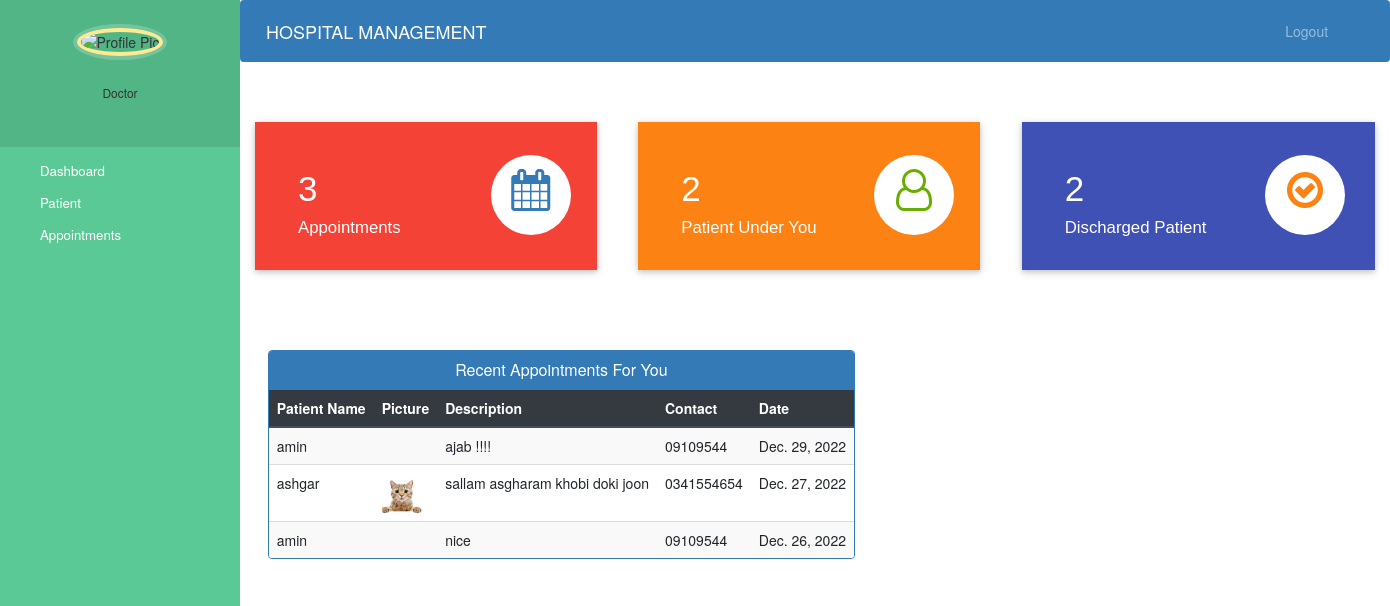
The app's page /Django-Hospital/Doctor-Dashboard (signed in) with its own data.
### hospital/models.py (models this page shows, shortened)
class AppointmentModel(models.Model):
    patient_name = models.CharField(max_length=255, null=True)
    doctor_name = models.CharField(max_length=255, null=True)
    patient_pass = models.CharField(max_length=255, null=True)
    doctor_pass = models.CharField(max_length=255, null=True)
    description = models.TextField(null=True)
    date = models.DateField()
    status = models.BooleanField(default=False)

class PatientModel(models.Model):
    patient_name = models.CharField(max_length=255)
    password = models.CharField(max_length=255, default="")
    email = models.EmailField(default="")
    doctor = models.ForeignKey(
        DoctorModel, on_delete=models.CASCADE, default="", null=True)
    profile_pic = models.ImageField(
        upload_to='upload/Patinet_Profile', null=True, blank=True)
    address = models.CharField(max_length=40)
    mobile = models.CharField(max_length=20, null=False)
    symptoms = models.CharField(max_length=100, null=False)
    is_accepted = models.BooleanField(default=False)
    is_discharged = models.BooleanField(default=False)

### hospital/views.py (the view)
# urls.py: path("Doctor-Dashboard", views.doctor_dashboard, name='doctor_dashboard'),
def doctor_dashboard(request):
    loged_doctor_id = request.session.get("loged_Doctor_id")
    loged_doctor = DoctorModel.objects.get(id=loged_doctor_id)
    contex = {
        'appointment': len(AppointmentModel.objects.filter(doctor_name=loged_doctor.Doct_name, doctor_pass=loged_doctor.password)),
        'patients': PatientModel.objects.filter(doctor__Doct_name=loged_doctor.Doct_name).count(),
        'discharged_count': DischargePatientModel.objects.filter(assigned_doctor_id=loged_doctor_id).count()
    }
    recent_appointment = AppointmentModel.objects.filter(
        doctor_name=loged_doctor.Doct_name, doctor_pass=loged_doctor.password).order_by('-date')[:3]
    patient_info = []
    for i in recent_appointment:
        patient_info.append(PatientModel.objects.get(
            patient_name=i.patient_name, password=i.patient_pass))
    appointment = zip(recent_appointment, patient_info)
    return render(request, "hospital/doctor_dashboard.html", {"contex": contex, "appointment": appointment})

### hospital/templates/hospital/doctor_dashboard.html
{% extends 'hospital/doctor_base.html' %}
{% load static %}
{% block content %}
{%include 'hospital/doctor_dashboard_cards.html'%}
<link rel="stylesheet" href="../../static/style.css">
<br><br><br><br>
<div class="container">
  <div class="row">
    <div class="panel panel-primary" style="margin-left:2%;">
      <div class="panel-heading" style="text-align:center;">
        <h6 class="panel-title">Recent Appointments For You</h6>
      </div>
      <table class="table table-hover table-striped" id="dev-table">
        <thead class="thead-dark">
          <tr>
            <th>Patient Name</th>
            <th>Picture</th>
            <th>Description</th>
            <th>Contact</th>
            <th>Date</th>
          </tr>
        </thead>
        {% for a,p in appointment %}
        <tr>
          <td>{{a.patient_name}}</td>
          <td>{% if p.profile_pic%}
            <img src="{{p.profile_pic.url}}" alt="Profile Pic" height="40px" width="40px" />
            {%endif%}
          </td>
          <td>{{a.description}}</td>
          <td>{{p.mobile}}</td>
          <td>{{a.date}}</td>
        </tr>
        {% endfor %}
      </table>
    </div>
  </div>
</div>
{% endblock content %}

### hospital/static/hospital/style.css (style rules this page uses)
body { padding-left: 240px; }

### hospital/templates/hospital/doctor_base.html (style rules this page uses)
body { padding-left: 240px; }

### records on screen
AppointmentModel: patient_name "amin", description "ajab !!!!", mobile "09109544", date "Dec. 29, 2022"
AppointmentModel: patient_name "ashgar", profile_pic (picture), description "sallam asgharam khobi doki joon", mobile "0341554654", date "Dec. 27, 2022"
AppointmentModel: patient_name "amin", description "nice", mobile "09109544", date "Dec. 26, 2022"

### other values on screen
{{ contex.appointment }} "3"
{{ contex.patients }} "2"
{{ contex.discharged_count }} "2"
